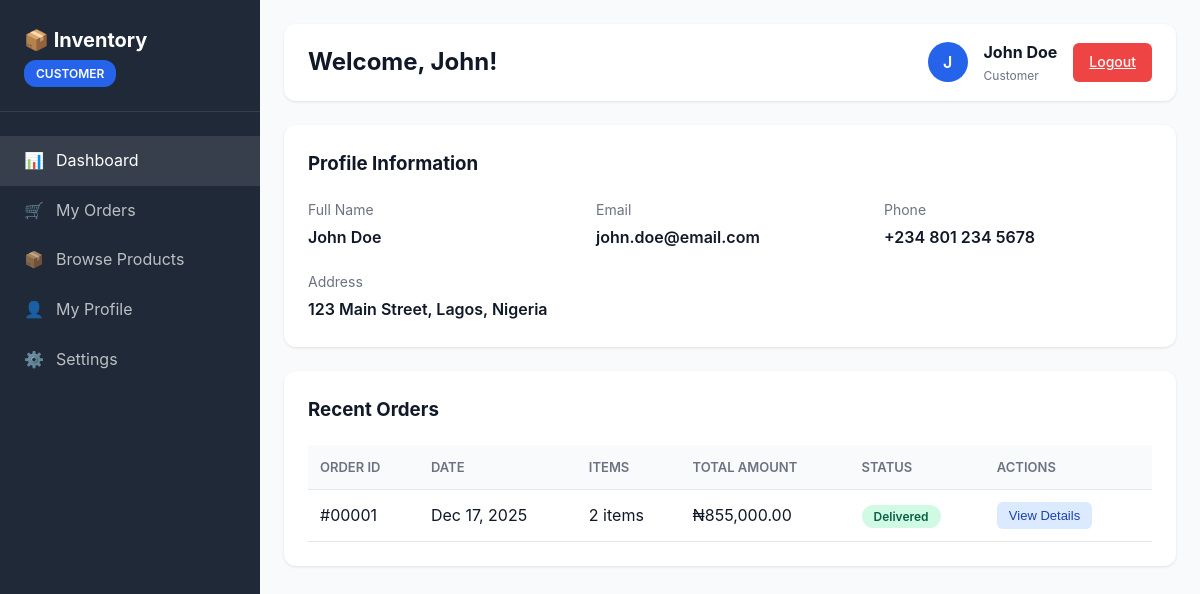
The app's page /dashboards/customer_dashboard.php (signed in) with its own data.
### tables this page shows
CREATE TABLE Customer (
    CustomerID INT PRIMARY KEY AUTO_INCREMENT,
    FirstName VARCHAR(50) NOT NULL,
    LastName VARCHAR(50) NOT NULL,
    Email VARCHAR(100) UNIQUE NOT NULL,
    PhoneNo VARCHAR(20),
    Address TEXT,
    CreatedAt TIMESTAMP DEFAULT CURRENT_TIMESTAMP,
    UpdatedAt TIMESTAMP DEFAULT CURRENT_TIMESTAMP ON UPDATE CURRENT_TIMESTAMP,
    INDEX idx_customer_email (Email),
    INDEX idx_customer_name (LastName, FirstName)
);

CREATE TABLE Orders (
    OrderID INT PRIMARY KEY AUTO_INCREMENT,
    CustomerID INT NOT NULL,
    OrderDate TIMESTAMP DEFAULT CURRENT_TIMESTAMP,
    TotalAmount DECIMAL(10, 2) NOT NULL,
    Status ENUM('pending', 'processing', 'shipped', 'delivered', 'cancelled') DEFAULT 'pending',
    ShippingAddress TEXT,
    UpdatedAt TIMESTAMP DEFAULT CURRENT_TIMESTAMP ON UPDATE CURRENT_TIMESTAMP,
    FOREIGN KEY (CustomerID) REFERENCES Customer(CustomerID) ON DELETE CASCADE ON UPDATE CASCADE,
    INDEX idx_orders_customer (CustomerID),
    INDEX idx_orders_status (Status),
    INDEX idx_orders_date (OrderDate)
);

### dashboards/customer_dashboard.php (the view, shortened to what this page needs)
<?php
require_once '../config/db.php';
try {
    $stmt = $pdo->prepare("
        SELECT * FROM Customer WHERE CustomerID = ?
    ");
    $stmt->execute([$_SESSION['reference_id']]);
    $customer = $stmt->fetch();
    $stmt = $pdo->prepare("
        SELECT o.*, COUNT(od.OrderDetailID) as ItemCount
        FROM Orders o
        LEFT JOIN OrderDetails od ON o.OrderID = od.OrderID
        WHERE o.CustomerID = ?
        GROUP BY o.OrderID
        ORDER BY o.OrderDate DESC
        LIMIT 10
    ");
    $stmt->execute([$_SESSION['reference_id']]);
    $orders = $stmt->fetchAll();
} catch(Exception $e) {
    error_log("Dashboard Error: " . $e->getMessage());
    $orders = [];
}
?>
<!DOCTYPE html>
<html lang="en">
<head>
    <link rel="stylesheet" href="../assets/css/style.css">
    <link rel="stylesheet" href="../assets/css/dashboard.css">
</head>
<body>
    <div class="dashboard-container">
        <aside class="sidebar">
            <div class="sidebar-header">
                <h2>📦 Inventory</h2>
                <span class="role-badge">Customer</span>
            </div>
            <nav class="sidebar-nav">
                <a href="#" class="nav-item active">
                    <span>📊</span> Dashboard
                </a>
                <a href="#" class="nav-item">
                    <span>🛒</span> My Orders
                </a>
                <a href="#" class="nav-item">
                    <span>📦</span> Browse Products
                </a>
                <a href="#" class="nav-item">
                    <span>👤</span> My Profile
                </a>
                <a href="#" class="nav-item">
                    <span>⚙️</span> Settings
                </a>
            </nav>
        </aside>
        <main class="main-content">
            <div class="top-bar">
                <h1>Welcome, <?php echo htmlspecialchars($customer['FirstName']); ?>!</h1>
                <div class="user-info">
                    <div class="user-avatar">
                        <?php echo strtoupper(substr($customer['FirstName'], 0, 1)); ?>
                    </div>
                    <div>
                        <div><strong><?php echo htmlspecialchars($_SESSION['user_name']); ?></strong></div>
                        <div style="font-size: 12px; color: #6b7280;">Customer</div>
                    </div>
                    <a href="../auth/logout.php" class="logout-btn">Logout</a>
                </div>
            </div>
            <div class="content-card">
                <h3>Profile Information</h3>
                <div style="display: grid; grid-template-columns: repeat(auto-fit, minmax(250px, 1fr)); gap: 20px; margin-top: 20px;">
                    <div>
                        <p style="color: #6b7280; font-size: 14px; margin-bottom: 4px;">Full Name</p>
                        <p style="font-weight: 600;"><?php echo htmlspecialchars($customer['FirstName'] . ' ' . $customer['LastName']); ?></p>
                    </div>
                    <div>
                        <p style="color: #6b7280; font-size: 14px; margin-bottom: 4px;">Email</p>
                        <p style="font-weight: 600;"><?php echo htmlspecialchars($customer['Email']); ?></p>
                    </div>
                    <div>
                        <p style="color: #6b7280; font-size: 14px; margin-bottom: 4px;">Phone</p>
                        <p style="font-weight: 600;"><?php echo htmlspecialchars($customer['PhoneNo']); ?></p>
                    </div>
                    <div>
                        <p style="color: #6b7280; font-size: 14px; margin-bottom: 4px;">Address</p>
                        <p style="font-weight: 600;"><?php echo htmlspecialchars($customer['Address']); ?></p>
                    </div>
                </div>
            </div>
            <div class="content-card">
                <h3>Recent Orders</h3>
                <?php if (empty($orders)): ?>
                    <div style="text-align: center; padding: 40px; color: #6b7280;">
                        <p style="font-size: 48px; margin-bottom: 16px;">🛒</p>
                        <p style="font-size: 18px; font-weight: 600; margin-bottom: 8px;">No orders yet</p>
                        <p>Start shopping to see your orders here</p>
                        <button class="btn-primary" style="margin-top: 20px;">Browse Products</button>
                    </div>
                <?php else: ?>
                    <table class="data-table" id="ordersTable">
                        <thead>
                            <tr>
                                <th>Order ID</th>
                                <th>Date</th>
                                <th>Items</th>
                                <th>Total Amount</th>
                                <th>Status</th>
                                <th>Actions</th>
                            </tr>
                        </thead>
                        <tbody>
                            <?php foreach ($orders as $order): ?>
                            <tr>
                                <td>#<?php echo str_pad($order['OrderID'], 5, '0', STR_PAD_LEFT); ?></td>
                                <td><?php echo date('M d, Y', strtotime($order['OrderDate'])); ?></td>
                                <td><?php echo $order['ItemCount']; ?> items</td>
                                <td>₦<?php echo number_format($order['TotalAmount'], 2); ?></td>
                                <td>
                                    <span style="text-transform: capitalize; padding: 4px 12px; border-radius: 12px; font-size: 12px; font-weight: 600;
                                        <?php
                                        switch($order['Status']) {
                                            case 'delivered':
                                                echo 'background: #d1fae5; color: #065f46;';
                                                break;
                                        }
                                        ?>">
                                        <?php echo $order['Status']; ?>
                                    </span>
                                </td>
                                <td>
                                    <button class="action-btn view">View Details</button>
                                </td>
                            </tr>
                            <?php endforeach; ?>
                        </tbody>
                    </table>
                <?php endif; ?>
            </div>
        </main>
    </div>
</body>
</html>

### assets/css/style.css (style rules this page uses)
* { margin: 0; padding: 0; box-sizing: border-box; }
:root { --primary-color: #2563eb; --primary-hover: #1d4ed8; --success-color: #10b981; --error-color: #ef4444; --warning-color: #f59e0b; --dark-bg: #1f2937; --light-bg: #f9fafb; --border-color: #e5e7eb; --text-primary: #111827; --text-secondary: #6b7280; --shadow: 0 1px 3px rgba(0, 0, 0, 0.1); --shadow-lg: 0 10px 25px rgba(0, 0, 0, 0.1); }
body { font-family: -apple-system, BlinkMacSystemFont, 'Segoe UI', Roboto, Oxygen, Ubuntu, Cantarell, sans-serif; background: linear-gradient(135deg, #667eea 0%, #764ba2 100%); color: var(--text-primary); line-height: 1.6; min-height: 100vh; }

### assets/css/dashboard.css (style rules this page uses)
.dashboard-container { display: flex; min-height: 100vh; background: var(--light-bg); }
.sidebar { width: 260px; background: var(--dark-bg); color: white; padding: 24px 0; position: fixed; height: 100vh; overflow-y: auto; }
.sidebar-header { padding: 0 24px 24px; border-bottom: 1px solid rgba(255, 255, 255, 0.1); }
.sidebar-header h2 { font-size: 20px; margin-bottom: 4px; }
.sidebar-header .role-badge { display: inline-block; background: var(--primary-color); padding: 4px 12px; border-radius: 12px; font-size: 12px; font-weight: 600; text-transform: uppercase; }
.sidebar-nav { margin-top: 24px; }
.nav-item { padding: 12px 24px; display: flex; align-items: center; gap: 12px; color: rgba(255, 255, 255, 0.7); text-decoration: none; transition: all 0.3s ease; cursor: pointer; }
.nav-item:hover, .nav-item.active { background: rgba(255, 255, 255, 0.1); color: white; }
.main-content { flex: 1; margin-left: 260px; padding: 24px; }
.top-bar { background: white; padding: 16px 24px; border-radius: 12px; margin-bottom: 24px; display: flex; justify-content: space-between; align-items: center; box-shadow: var(--shadow); }
.top-bar h1 { font-size: 24px; color: var(--text-primary); }
.user-info { display: flex; align-items: center; gap: 16px; }
.user-avatar { width: 40px; height: 40px; border-radius: 50%; background: var(--primary-color); display: flex; align-items: center; justify-content: center; color: white; font-weight: 600; }
.logout-btn { padding: 8px 16px; background: var(--error-color); color: white; border: none; border-radius: 6px; cursor: pointer; font-size: 14px; font-weight: 500; transition: background 0.3s ease; }
.content-card { background: white; padding: 24px; border-radius: 12px; box-shadow: var(--shadow); margin-bottom: 24px; }
.content-card h3 { margin-bottom: 20px; color: var(--text-primary); }
.data-table { width: 100%; border-collapse: collapse; }
.data-table thead { background: var(--light-bg); }
.data-table th, .data-table td { padding: 12px; text-align: left; border-bottom: 1px solid var(--border-color); }
.data-table th { font-weight: 600; color: var(--text-secondary); font-size: 13px; text-transform: uppercase; }
.action-btn { padding: 6px 12px; border: none; border-radius: 6px; cursor: pointer; font-size: 13px; margin-right: 8px; transition: all 0.3s ease; }
.action-btn.view { background: #dbeafe; color: #1e40af; }

### records on screen
customer: FirstName "John", FirstName "J", FirstName+LastName "John Doe", Email "john.doe@email.com", PhoneNo "+234 801 234 5678", Address "123 Main Street, Lagos, Nigeria"
orders: OrderID "00001", OrderDate "Dec 17, 2025", ItemCount "2", TotalAmount "855,000.00", Status "Delivered"

### other values on screen
$_SESSION['user_name'] "John Doe"
